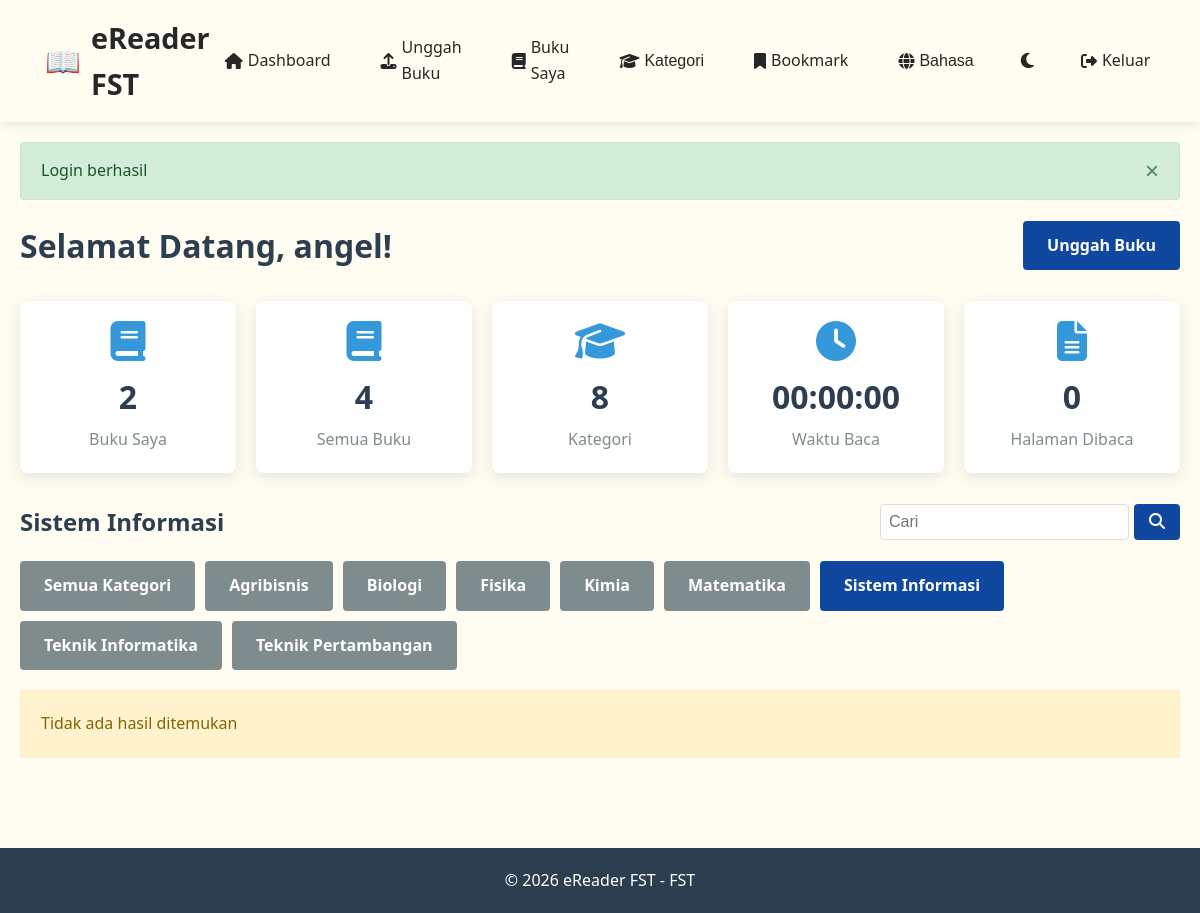
The page /dashboard.php?category=2 (signed in) on the database its author committed.
### tables this page shows
CREATE TABLE `categories` (
  `id` int(11) NOT NULL,
  `name` varchar(100) NOT NULL,
  `description` text DEFAULT NULL,
  `created_at` timestamp NOT NULL DEFAULT current_timestamp()
);

### includes/functions.php (called while the page is built, shortened)
<?php
require_once __DIR__ . '/../config/database.php';
function t($key) {
    $lang = isset($_SESSION['language']) ? $_SESSION['language'] : 'id';
    $languageFile = __DIR__ . "/../languages/{$lang}.php";
    if (file_exists($languageFile)) {
        $translations = require($languageFile);
        return isset($translations[$key]) ? $translations[$key] : $key;
    }
    return $key;
}
function translateCategoryName($categoryName) {
    return t($categoryName);
}
function getCategories() {
    global $pdo;
    $stmt = $pdo->query("SELECT * FROM categories ORDER BY name");
    $categories = $stmt->fetchAll(PDO::FETCH_ASSOC);
    return $categories;
}
    function getUserReadingSummary($user_id) {
        global $pdo;
        $pdo->exec("CREATE TABLE IF NOT EXISTS reading_stats (
            id INT AUTO_INCREMENT PRIMARY KEY,
            user_id INT NOT NULL,
            book_id INT NOT NULL,
            chapter_number INT DEFAULT NULL,
            words INT DEFAULT 0,
            pages INT DEFAULT 0,
            seconds INT DEFAULT 0,
            created_at DATETIME DEFAULT CURRENT_TIMESTAMP
        ) ENGINE=InnoDB DEFAULT CHARSET=utf8mb4;");
        $stmt = $pdo->prepare("SELECT
            COALESCE(SUM(pages),0) AS total_pages,
            COALESCE(SUM(seconds),0) AS total_seconds,
            COUNT(*) AS sessions
            FROM reading_stats WHERE user_id = ?");
        $stmt->execute([$user_id]);
        return $stmt->fetch(PDO::FETCH_ASSOC);
    }
?>

### dashboard.php (the view, shortened to what this page needs)
<?php
require_once 'config/database.php';
require_once 'includes/functions.php';
$category_id = isset($_GET['category']) ? intval($_GET['category']) : null;
$view = isset($_GET['view']) ? $_GET['view'] : 'all';
$search = isset($_GET['search']) ? trim($_GET['search']) : '';
$categories = getCategories();
$category_name = '';
if($category_id) {
    foreach($categories as $cat) {
        if($cat['id'] == $category_id) {
            $category_name = $cat['display_name'] ?? $cat['name'];
            break;
        }
    }
}
if($view == 'mybooks') {
    $query = "SELECT books.*, categories.name as category_name, users.username
              FROM books
              LEFT JOIN categories ON books.category_id = categories.id
              LEFT JOIN users ON books.user_id = users.id
              WHERE books.user_id = ?";
    $params = [$_SESSION['user_id']];
    if(!empty($search)) {
        $query .= " AND (books.title LIKE ? OR books.author LIKE ?)";
        $params[] = "%$search%";
        $params[] = "%$search%";
    }
    $stmt = $pdo->prepare($query);
    $stmt->execute($params);
    $books = $stmt->fetchAll(PDO::FETCH_ASSOC);
    $page_title = t('my_books');
} else {
    $query = "SELECT books.*, categories.name as category_name, users.username
              FROM books
              LEFT JOIN categories ON books.category_id = categories.id
              LEFT JOIN users ON books.user_id = users.id
              WHERE 1=1";
    $params = [];
    if($category_id) {
        $query .= " AND books.category_id = ?";
        $params[] = $category_id;
    }
    $query .= " ORDER BY books.upload_date DESC";
    $stmt = $pdo->prepare($query);
    $stmt->execute($params);
    $books = $stmt->fetchAll(PDO::FETCH_ASSOC);
    $page_title = $category_id ? $category_name : t('all_books');
}
$stmt = $pdo->prepare("SELECT COUNT(*) as total FROM books WHERE user_id = ?");
$stmt->execute([$_SESSION['user_id']]);
$user_book_count = $stmt->fetch(PDO::FETCH_ASSOC)['total'];
$total_books = $pdo->query("SELECT COUNT(*) as total FROM books")->fetch()['total'];
$total_categories = $pdo->query("SELECT COUNT(*) as total FROM categories")->fetch()['total'];
$readingSummary = getUserReadingSummary($_SESSION['user_id']);
$total_seconds = isset($readingSummary['total_seconds']) ? intval($readingSummary['total_seconds']) : 0;
$hours = floor($total_seconds / 3600);
$minutes = floor(($total_seconds % 3600) / 60);
$seconds_display = $total_seconds % 60;
$time_read_label = sprintf("%02d:%02d:%02d", $hours, $minutes, $seconds_display);
$total_pages_read = isset($readingSummary['total_pages']) ? intval($readingSummary['total_pages']) : 0;
?>
<?php include 'includes/header.php'; ?>
<div class="dashboard-header">
    <h1><?php echo t('welcome'); ?>, <?php echo htmlspecialchars($_SESSION['username']); ?>!</h1>
    <a href="upload.php" class="btn btn-success"><?php echo t('upload_book'); ?></a>
</div>
<div class="dashboard-stats">
    <div class="stat-card">
        <i class="fas fa-book"></i>
        <h3><?php echo $user_book_count; ?></h3>
        <p><?php echo t('my_books'); ?></p>
    </div>
    <div class="stat-card">
        <i class="fas fa-book"></i>
        <h3><?php echo $total_books; ?></h3>
        <p><?php echo t('all_books'); ?></p>
    </div>
    <div class="stat-card">
        <i class="fas fa-graduation-cap"></i>
        <h3><?php echo $total_categories; ?></h3>
        <p><?php echo t('category'); ?></p>
    </div>
    <div class="stat-card">
        <i class="fas fa-clock"></i>
        <h3><?php echo htmlspecialchars($time_read_label); ?></h3>
        <p><?php echo t('time_read'); ?></p>
    </div>
    <div class="stat-card">
        <i class="fas fa-file-alt"></i>
        <h3><?php echo $total_pages_read; ?></h3>
        <p><?php echo t('pages_read'); ?></p>
    </div>
</div>
<div style="display: flex; justify-content: space-between; align-items: center; flex-wrap: wrap; margin-bottom: 20px;">
    <h2><?php echo $page_title; ?> <?php echo !empty($search) ? ' - Search: '.htmlspecialchars($search) : ''; ?></h2>
    <form action="dashboard.php" method="GET" style="display: flex; gap: 5px; min-width: 300px;">
        <input type="text" name="search" class="form-control"
               placeholder=<?php echo t('searchbook_placeholder');?>
               value="<?php echo htmlspecialchars($search); ?>"
               style="flex-grow: 1; padding: 8px; border: 1px solid #ddd; border-radius: 4px;">
        <button type="submit" class="btn btn-primary" style="padding: 8px 15px;">
            <i class="fas fa-search"></i>
        </button>
    </form>
</div>
<div class="category-filter" style="margin-bottom: 20px; display: flex; gap: 10px; flex-wrap: wrap;">
    <a href="dashboard.php<?php echo !empty($search) ? '?search='.urlencode($search) : ''; ?>"
       class="btn <?php echo !$category_id ? 'btn-success' : 'btn-secondary'; ?>">
        <?php echo t('all_categories'); ?>
    </a>
    <?php foreach($categories as $category): ?>
        <a href="dashboard.php?category=<?php echo $category['id']; ?><?php echo !empty($search) ? '&search='.urlencode($search) : ''; ?>"
           class="btn <?php echo ($category_id == $category['id']) ? 'btn-success' : 'btn-secondary'; ?>">
            <?php echo htmlspecialchars($category['display_name'] ?? $category['name']); ?>
        </a>
    <?php endforeach; ?>
</div>
<?php if(empty($books)): ?>
    <div class="alert alert-warning" style="padding: 20px; background: #fff3cd; border: 1px solid #ffeeba; border-radius: 4px;">
        <?php echo !empty($search) ? "Tidak ada buku yang cocok dengan kata kunci '" . htmlspecialchars($search) . "'" : t('no_results'); ?>
    </div>
<?php endif; ?>
<?php include 'includes/footer.php'; ?>

### assets/css/style.css (style rules this page uses)
:root { --bg-body: #fffdf1; --bg-card: #ffffff; --text-main: #333333; --text-title: #2c3e50; --text-muted: #7f8c8d; --navbar-bg: linear-gradient(135deg, #fffdf1, #fffdf1a7); --nav-text: rgb(39, 39, 39); --border-color: #dddddd; --shadow: rgba(0, 0, 0, 0.1); --hover-text: #f1f1f1; }
body { background-color: var(--bg-body) !important; color: var(--text-main) !important; }
h1, h2, h3, .dashboard-header h1, .auth-container h2 { color: var(--text-title) !important; }
.stat-card, .book-card, .auth-container, .upload-container, .result-item { background-color: var(--bg-card) !important; border-color: var(--border-color) !important; box-shadow: 0 4px 15px var(--shadow) !important; }
.stat-card p, .book-meta, .text-muted { color: var(--text-muted) !important; }
.form-control { background-color: var(--bg-card) !important; color: var(--text-main) !important; border-color: var(--border-color) !important; }
* { margin: 0; padding: 0; box-sizing: border-box; }
body { font-family: 'Segoe UI', Tahoma, Geneva, Verdana, sans-serif; line-height: 1.6; color: #333; background-color: #fffdf1; min-height: 100vh; display: flex; flex-direction: column; }
.form-control { width: 100%; padding: 12px 15px; border: 1px solid #ddd; border-radius: 4px; font-size: 1rem; transition: border-color 0.3s; }
.btn { display: inline-block; padding: 12px 24px; background-color: #10489f; color: white; border: none; border-radius: 4px; cursor: pointer; font-size: 1rem; font-weight: 600; transition: background-color 0.3s, transform 0.2s; text-decoration: none; text-align: center; }
.btn-success { background-color: #10489f; }
.btn-secondary { background-color: #7f8c8d; }
.alert-warning { background-color: #fff3cd; color: #856404; border: 1px solid #ffeaa7; }
.alert { padding: 15px 40px 15px 20px; margin-bottom: 20px; border-radius: 4px; font-weight: 500; position: relative; }
.dashboard-header { display: flex; justify-content: space-between; align-items: center; margin-bottom: 30px; flex-wrap: wrap; gap: 15px; }
.dashboard-header h1 { color: #2c3e50; }
.dashboard-stats { display: grid; grid-template-columns: repeat(auto-fit, minmax(200px, 1fr)); gap: 20px; margin-bottom: 30px; }
.stat-card { background-color: white; padding: 20px; border-radius: 8px; box-shadow: 0 3px 10px rgba(0, 0, 0, 0.08); text-align: center; }
.stat-card i { font-size: 2.5rem; color: #3498db; margin-bottom: 10px; }
.stat-card h3 { font-size: 2rem; color: #2c3e50; margin-bottom: 5px; }
.stat-card p { color: #7f8c8d; }

### rows shown on the page
categories: name "Sistem Informasi"
categories: name "Agribisnis"
categories: name "Biologi"
categories: name "Fisika"
categories: name "Kimia"
categories: name "Matematika"
categories: name "Teknik Informatika"
categories: name "Teknik Pertambangan"

### other values the page prints
t('app_name') "eReader FST"
t('dashboard') "Dashboard"
t('upload_book') "Unggah Buku"
t('my_books') "Buku Saya"
t('category') "Kategori"
t('language') "Bahasa"
t('logout') "Keluar"
$_SESSION['message'] "Login berhasil"
t('welcome') "Selamat Datang"
$_SESSION['username'] "angel"
$user_book_count "2"
$total_books "4"
t('all_books') "Semua Buku"
$total_categories "8"
$time_read_label "00:00:00"
